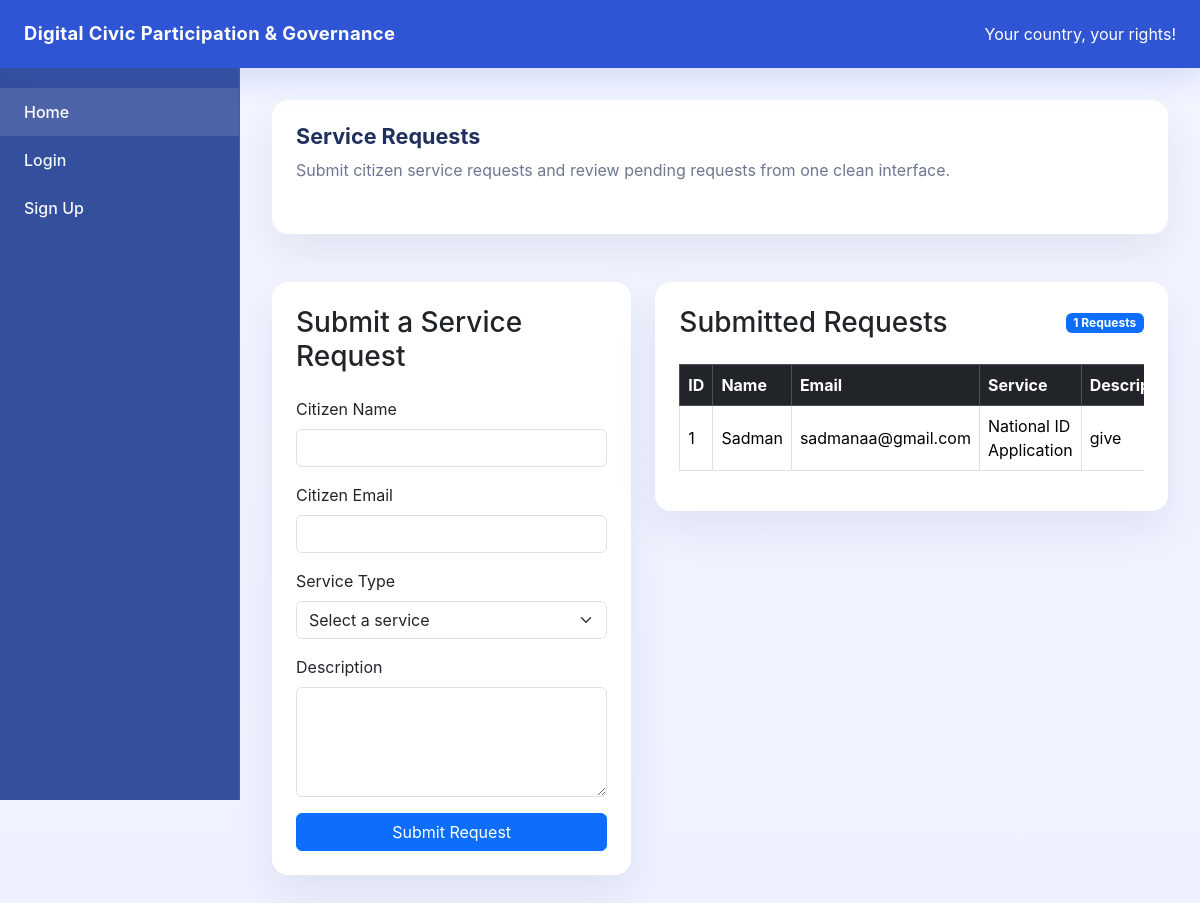
Screenshot of /service_requests/ with the database file from the repository.
### models/service_request.py (models this page shows)
class ServiceRequest(db.Model):
    __tablename__ = 'service_request'
    id = db.Column(db.Integer, primary_key=True)
    citizen_name = db.Column(db.String(100), nullable=False)
    citizen_email = db.Column(db.String(100), nullable=False)
    service_type = db.Column(db.String(100), nullable=False)
    description = db.Column(db.String(500), nullable=False)
    status = db.Column(db.String(20), nullable=False, default='Submitted')

### routes/service_request_routes.py (the view)
@s_bp.route("/")
def service_requests_page():
    requests = ServiceRequest.query.all()
    return render_template("service_request.html", requests=requests)

### app.py (called while the page is built, shortened)
@app.context_processor
def inject_notification_count():
    unread_notification_count = 0
    current_user = None  # added
    voter_id = session.get("user_id")
    return dict(unread_notification_count=unread_notification_count, current_user=current_user)

### templates/service_request.html (shortened to what this page needs)
{% extends "base.html" %}
{% block content %}
<div class="row g-4">
    <div class="col-12">
        <div class="card card-smooth p-4 mb-4">
            <div class="d-flex flex-column flex-md-row justify-content-between align-items-start gap-3">
                <div>
                    <h1 class="section-title mb-2">Service Requests</h1>
                    <p class="page-intro">Submit citizen service requests and review pending requests from one clean interface.</p>
                </div>
            </div>
        </div>
    </div>
    <div class="col-lg-5">
        <div class="card card-smooth">
            <div class="card-body p-4">
                <h3 class="mb-4">Submit a Service Request</h3>
                <form action="{{ url_for('s_bp.add_service_request') }}" method="POST">
                    <div class="mb-3">
                        <label class="form-label">Citizen Name</label>
                        <input type="text" class="form-control mb-3" name="citizen_name" required>
                        <label class="form-label">Citizen Email</label>
                        <input type="email" class="form-control" name="citizen_email" required>
                    </div>
                    <div class="mb-3">
                        <label class="form-label">Service Type</label>
                        <select class="form-select" name="service_type" required>
                            <option value="">Select a service</option>
                        </select>
                    </div>
                    <div class="mb-3">
                        <label class="form-label">Description</label>
                        <textarea class="form-control" name="description" rows="4" required></textarea>
                    </div>
                    <button type="submit" class="btn btn-primary w-100">Submit Request</button>
                </form>
            </div>
        </div>
    </div>
    <div class="col-lg-7">
        <div class="card card-smooth">
            <div class="card-body p-4">
                <div class="d-flex justify-content-between align-items-center mb-4">
                    <h3 class="mb-0">Submitted Requests</h3>
                    <span class="badge bg-primary">{{ requests|length }} Requests</span>
                </div>
                {% if requests %}
                    <div class="table-responsive">
                        <table class="table table-bordered table-hover align-middle">
                            <thead class="table-dark">
                                <tr>
                                    <th>ID</th>
                                    <th>Name</th>
                                    <th>Email</th>
                                    <th>Service</th>
                                    <th>Description</th>
                                </tr>
                            </thead>
                            <tbody>
                                {% for req in requests %}
                                    <tr>
                                        <td>{{ req.id }}</td>
                                        <td>{{ req.citizen_name }}</td>
                                        <td>{{ req.citizen_email }}</td>
                                        <td>{{ req.service_type }}</td>
                                        <td>{{ req.description }}</td>
                                    </tr>
                                {% endfor %}
                            </tbody>
                        </table>
                    </div>
                {% else %}
                    <div class="alert alert-secondary text-center mb-0">No service requests submitted yet.</div>
                {% endif %}
            </div>
        </div>
    </div>
</div>
{% endblock %}

### templates/base.html (style rules this page uses)
:root { --brand: #2f55d4; --brand-soft: #edf0ff; --surface: #ffffff; --surface-soft: #f4f6ff; --text: #1f305f; --muted: #6d7790; }
body { margin: 0; min-height: 100vh; background: linear-gradient(180deg, #f3f5ff 0%, #eef1ff 100%); font-family: Inter, system-ui, -apple-system, BlinkMacSystemFont, "Segoe UI", sans-serif; color: var(--text); }
.card-smooth { border: 0; border-radius: 1rem; background: var(--surface); box-shadow: 0 18px 40px rgba(23, 45, 92, 0.08); }
.section-title { font-size: 1.35rem; font-weight: 700; margin-bottom: 1.25rem; color: var(--text); }
.page-intro { color: var(--muted); margin-bottom: 1.75rem; }

### rows the page displays
ServiceRequest: id "1", citizen_name "Sadman", citizen_email "sadmanaa@gmail.com", service_type "National ID Application", description "give"

### other values shown
{{ requests|length }} "1"
